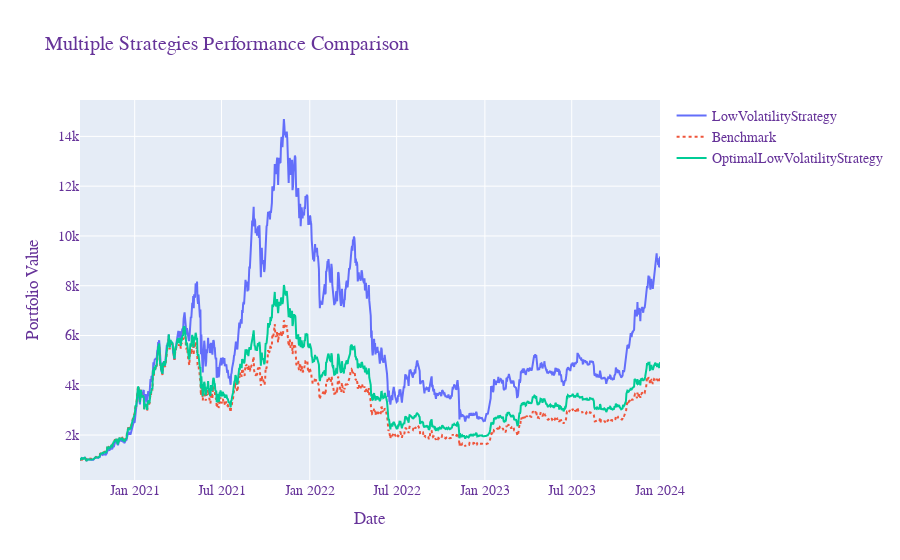
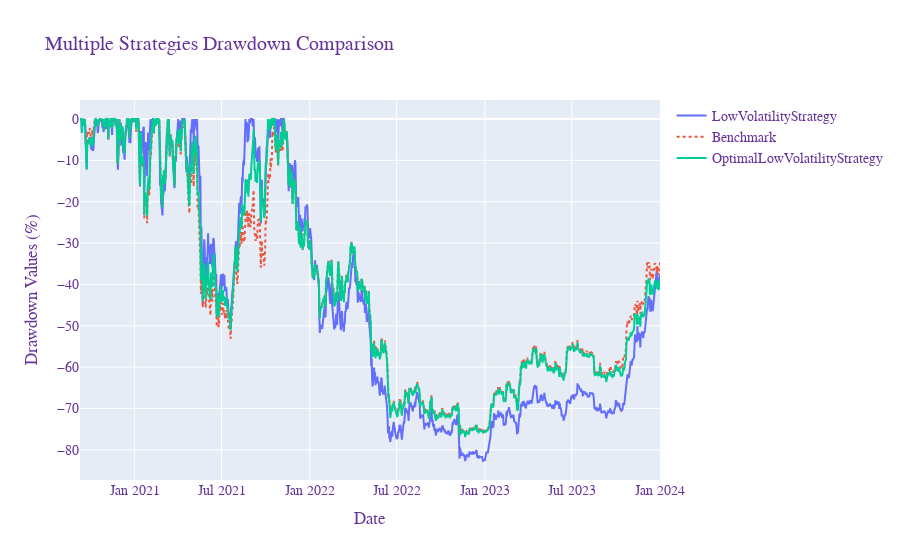
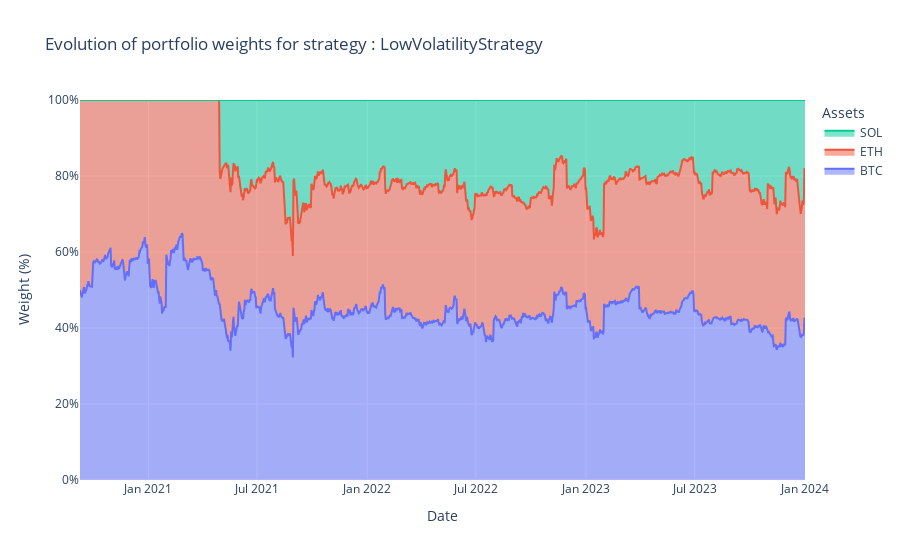
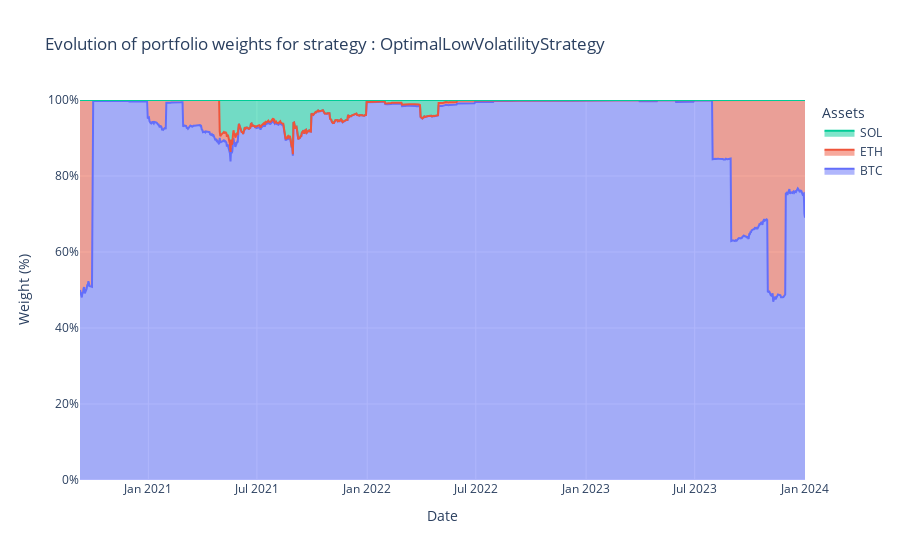

The code cell stored with these charts, in order, in its notebook:
### Markdown cell above
### **Comparaison entre plusieurs stratégies**

Nous allons comparer deux stratégies d'investissement sur les cryptomonnaies en utilisant les résultats générés par la classe `Results` :

1. **Stratégie Low Vol Traditionnelle** : Une stratégie basée sur l'investissement dans les actifs ayant la volatilité la plus faible. Cette approche est simple et utilise des critères historiques de volatilité pour sélectionner les actifs du portefeuille.

2. **Stratégie Low Vol Optimale de Markowitz** : Une stratégie d'allocation de portefeuille basée sur la théorie moderne du portefeuille de Markowitz. Elle cherche à minimiser la volatilité tout en optimisant le rendement attendu, en tenant compte des corrélations entre les actifs.

Nous allons pouvoir comparer les performances de ces deux stratégies grâce à la fonction `compare_results` en termes de **rendement total**, **volatilité**, **ratio de Sharpe**, **drawdowns**, et autres métriques, tout en visualisant les différences de poids dans le portefeuille et les impacts sur les performances.

### Code cell
'''Initialisation des données'''
data = DataInput(
    data_type=InputType.CRYPTO,
    tickers=['BTCUSDT', 'ETHUSDT', 'SOLUSDT'],   # Paires de cryptomonnaies
    start_date='2020-01-01',         # Date de début
    end_date='2024-01-01',           # Date de fin
    frequency=FrequencyType.DAILY,   # Fréquence des données (Horaire, Journalier, etc.)
    benchmark=Benchmark.BTC         # Benchmark à utiliser
)
'''Initialisation du backtest'''
backtest = Backtester(data_input=data)
'''Initialisation des stratégies'''
strategy_low = LowVolatilityStrategy(rebalance_frequency=FrequencyType.MONTHLY, lookback_period=1)
stategy_mkw_vol = OptimalLowVolatilityStrategy(rebalance_frequency=FrequencyType.MONTHLY, lookback_period=1)
'''Run du backtest'''
results_low = backtest.run(strategy=strategy_low, initial_amount=1000.0, fees=0.0)
results_mkw = backtest.run(strategy=stategy_mkw_vol, initial_amount=1000.0, fees=0.0)
combined_results = Results.compare_results([results_low,results_mkw])
'''Visualisation des résultats'''
print(combined_results.df_statistics.head(10))
combined_results.ptf_value_plot.show()
combined_results.ptf_drawdown_plot.show()
for plot in combined_results.ptf_weights_plot:
    plot.show()

### Figure 1 — Plotly figure (JSON) as saved in the notebook; plotly's stock layout.template omitted (floating-point values rounded to 4 significant figures; data arrays with more than 128 entries replaced by an {"elided": "..."} marker saying what was removed)
{"data": [{"name": "LowVolatilityStrategy", "type": "scatter", "x": {"elided": "1210 str values"}, "y": {"elided": "1210 float values"}}, {"line": {"dash": "dot"}, "name": "Benchmark", "type": "scatter", "x": {"elided": "1210 str values"}, "y": {"elided": "1210 float values"}}, {"name": "OptimalLowVolatilityStrategy", "type": "scatter", "x": {"elided": "1210 str values"}, "y": {"elided": "1210 float values"}}], "layout": {"font": {"color": "RebeccaPurple", "family": "Courier New, monospace", "size": 14}, "title": {"text": "Multiple Strategies Performance Comparison"}, "xaxis": {"title": {"text": "Date"}}, "yaxis": {"title": {"text": "Portfolio Value"}}}}

### Figure 2 — Plotly figure (JSON) as saved in the notebook; plotly's stock layout.template omitted (floating-point values rounded to 4 significant figures; data arrays with more than 128 entries replaced by an {"elided": "..."} marker saying what was removed)
{"data": [{"name": "LowVolatilityStrategy", "type": "scatter", "x": {"elided": "1210 str values"}, "y": {"elided": "1210 float values"}}, {"line": {"dash": "dot"}, "name": "Benchmark", "type": "scatter", "x": {"elided": "1210 str values"}, "y": {"elided": "1210 float values"}}, {"name": "OptimalLowVolatilityStrategy", "type": "scatter", "x": {"elided": "1210 str values"}, "y": {"elided": "1210 float values"}}], "layout": {"font": {"color": "RebeccaPurple", "family": "Courier New, monospace", "size": 14}, "title": {"text": "Multiple Strategies Drawdown Comparison"}, "xaxis": {"title": {"text": "Date"}}, "yaxis": {"title": {"text": "Drawdown Values (%)"}}}}

### Figure 3 — Plotly figure (JSON) as saved in the notebook; plotly's stock layout.template omitted (floating-point values rounded to 4 significant figures; data arrays with more than 128 entries replaced by an {"elided": "..."} marker saying what was removed)
{"data": [{"mode": "lines", "name": "BTC", "stackgroup": "one", "type": "scatter", "x": {"elided": "1210 str values"}, "y": {"elided": "1210 float values"}}, {"mode": "lines", "name": "ETH", "stackgroup": "one", "type": "scatter", "x": {"elided": "1210 str values"}, "y": {"elided": "1210 float values"}}, {"mode": "lines", "name": "SOL", "stackgroup": "one", "type": "scatter", "x": {"elided": "1210 str values"}, "y": {"elided": "1210 float values"}}], "layout": {"hovermode": "x unified", "legend": {"title": {"text": "Assets"}}, "title": {"text": "Evolution of portfolio weights for strategy : LowVolatilityStrategy"}, "xaxis": {"title": {"text": "Date"}}, "yaxis": {"range": [0, 1], "tickformat": ".0%", "title": {"text": "Weight (%)"}}}}

### Figure 4 — Plotly figure (JSON) as saved in the notebook; plotly's stock layout.template omitted (floating-point values rounded to 4 significant figures; data arrays with more than 128 entries replaced by an {"elided": "..."} marker saying what was removed)
{"data": [{"mode": "lines", "name": "BTC", "stackgroup": "one", "type": "scatter", "x": {"elided": "1210 str values"}, "y": {"elided": "1210 float values"}}, {"mode": "lines", "name": "ETH", "stackgroup": "one", "type": "scatter", "x": {"elided": "1210 str values"}, "y": {"elided": "1210 float values"}}, {"mode": "lines", "name": "SOL", "stackgroup": "one", "type": "scatter", "x": {"elided": "1210 str values"}, "y": {"elided": "1210 float values"}}], "layout": {"hovermode": "x unified", "legend": {"title": {"text": "Assets"}}, "title": {"text": "Evolution of portfolio weights for strategy : OptimalLowVolatilityStrategy"}, "xaxis": {"title": {"text": "Date"}}, "yaxis": {"range": [0, 1], "tickformat": ".0%", "title": {"text": "Weight (%)"}}}}
